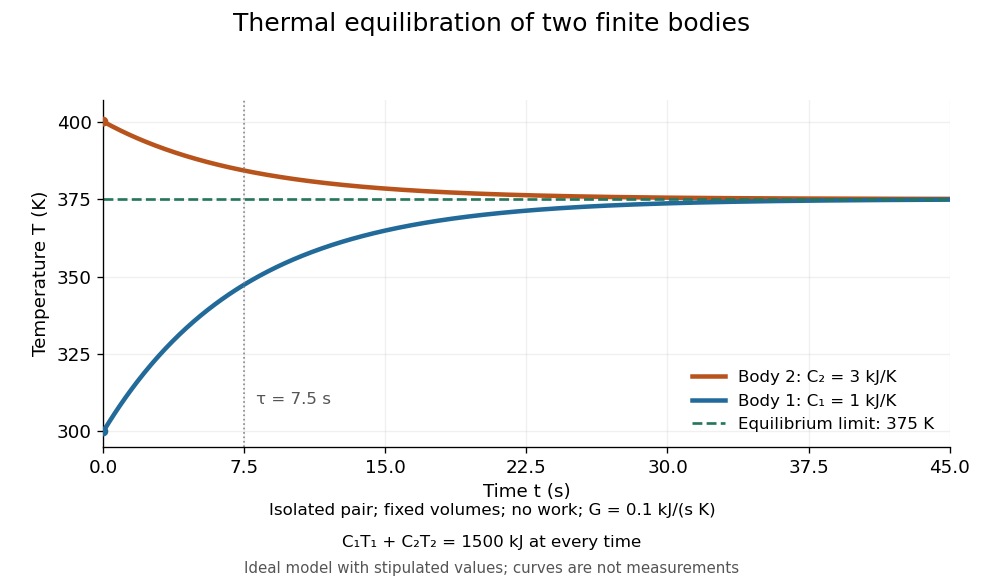

Write Python code to recreate this figure.
"""Plot ideal thermal equilibration of two rigid bodies, without external losses.

Tested with Python 3.14.4, NumPy 2.3.5, Matplotlib 3.10.7.
Writes the matching PNG into the current working directory.
All capacities and the contact conductance are stipulated, not measurements.
"""

from pathlib import Path

import matplotlib

matplotlib.use("Agg")
import matplotlib.pyplot as plt
import numpy as np


def main():
    c1, c2, conductance = 1.0, 3.0, 0.1  # kJ/K, kJ/K, kJ/(s K)
    initial1, initial2 = 300.0, 400.0  # K
    energy = c1 * initial1 + c2 * initial2  # relative internal energy, kJ
    final = energy / (c1 + c2)
    tau = c1 * c2 / (conductance * (c1 + c2))
    time = np.linspace(0.0, 6.0 * tau, 601)
    difference = (initial2 - initial1) * np.exp(-time / tau)
    temp1 = final - c2 * difference / (c1 + c2)
    temp2 = final + c1 * difference / (c1 + c2)
    assert np.allclose(c1 * temp1 + c2 * temp2, energy)
    assert np.all(np.diff(temp1) > 0) and np.all(np.diff(temp2) < 0)

    plt.rcParams.update({"font.size": 11, "figure.facecolor": "white",
                         "axes.facecolor": "white", "savefig.facecolor": "white",
                         "axes.spines.top": False, "axes.spines.right": False})
    fig, ax = plt.subplots(figsize=(8.2, 4.9), dpi=120)
    fig.subplots_adjust(left=0.105, right=0.965, bottom=0.24, top=0.83)
    fig.suptitle("Thermal equilibration of two finite bodies", fontsize=15)
    ax.plot(time, temp2, color="#b8531c", lw=2.7, label="Body 2: C₂ = 3 kJ/K")
    ax.plot(time, temp1, color="#216a99", lw=2.7, label="Body 1: C₁ = 1 kJ/K")
    ax.axhline(final, color="#24765c", linestyle="--", lw=1.6,
               label="Equilibrium limit: 375 K")
    ax.scatter([0, 0], [initial1, initial2], c=["#216a99", "#b8531c"], s=25, zorder=4)
    ax.axvline(tau, color="#888888", lw=1, linestyle=":")
    ax.text(tau + 0.6, 309, "τ = 7.5 s", fontsize=10, color="#555555")
    ax.set(xlim=(0, 45), ylim=(295, 407), xlabel="Time t (s)", ylabel="Temperature T (K)")
    ax.set_xticks([0, 7.5, 15, 22.5, 30, 37.5, 45])
    ax.set_yticks([300, 325, 350, 375, 400])
    ax.legend(loc="lower right", frameon=False, fontsize=10)
    ax.grid(alpha=0.18)
    fig.text(0.5, 0.125, "Isolated pair; fixed volumes; no work; G = 0.1 kJ/(s K)",
             ha="center", fontsize=10)
    fig.text(0.5, 0.070, "C₁T₁ + C₂T₂ = 1500 kJ at every time", ha="center", fontsize=10)
    fig.text(0.5, 0.025, "Ideal model with stipulated values; curves are not measurements",
             ha="center", fontsize=9, color="#555555")
    fig.savefig(Path(__file__).with_suffix(".png").name, transparent=False)
    plt.close(fig)
    print(f"Tf={final:g} K; relative E={energy:g} kJ; tau={tau:g} s")


if __name__ == "__main__":
    main()
